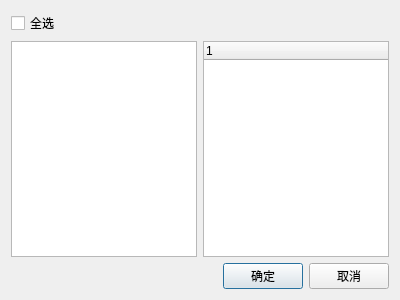
<?xml version="1.0" encoding="UTF-8"?>
<ui version="4.0">
 <class>AddtoStdDatabaseDlg</class>
 <widget class="QDialog" name="AddtoStdDatabaseDlg">
  <property name="geometry">
   <rect>
    <x>0</x>
    <y>0</y>
    <width>400</width>
    <height>300</height>
   </rect>
  </property>
  <property name="windowTitle">
   <string>Dialog</string>
  </property>
  <layout class="QVBoxLayout" name="verticalLayout">
   <item>
    <layout class="QHBoxLayout" name="horizontalLayout">
     <item>
      <widget class="QCheckBox" name="checkBox">
       <property name="text">
        <string>全选</string>
       </property>
      </widget>
     </item>
     <item>
      <spacer name="horizontalSpacer">
       <property name="orientation">
        <enum>Qt::Horizontal</enum>
       </property>
       <property name="sizeHint" stdset="0">
        <size>
         <width>40</width>
         <height>20</height>
        </size>
       </property>
      </spacer>
     </item>
    </layout>
   </item>
   <item>
    <layout class="QHBoxLayout" name="horizontalLayout_2">
     <item>
      <widget class="QListWidget" name="listWidget"/>
     </item>
     <item>
      <widget class="JsonTree" name="treeWidget">
       <column>
        <property name="text">
         <string notr="true">1</string>
        </property>
       </column>
      </widget>
     </item>
    </layout>
   </item>
   <item>
    <layout class="QHBoxLayout" name="horizontalLayout_3">
     <item>
      <spacer name="horizontalSpacer_2">
       <property name="orientation">
        <enum>Qt::Horizontal</enum>
       </property>
       <property name="sizeHint" stdset="0">
        <size>
         <width>40</width>
         <height>20</height>
        </size>
       </property>
      </spacer>
     </item>
     <item>
      <widget class="QPushButton" name="buttonConfirm">
       <property name="text">
        <string>确定</string>
       </property>
      </widget>
     </item>
     <item>
      <widget class="QPushButton" name="buttonCancel">
       <property name="text">
        <string>取消</string>
       </property>
      </widget>
     </item>
    </layout>
   </item>
  </layout>
 </widget>
 <customwidgets>
  <customwidget>
   <class>JsonTree</class>
   <extends>QTreeWidget</extends>
   <header>utils/JsonTree.h</header>
  </customwidget>
 </customwidgets>
 <resources/>
 <connections/>
</ui>
